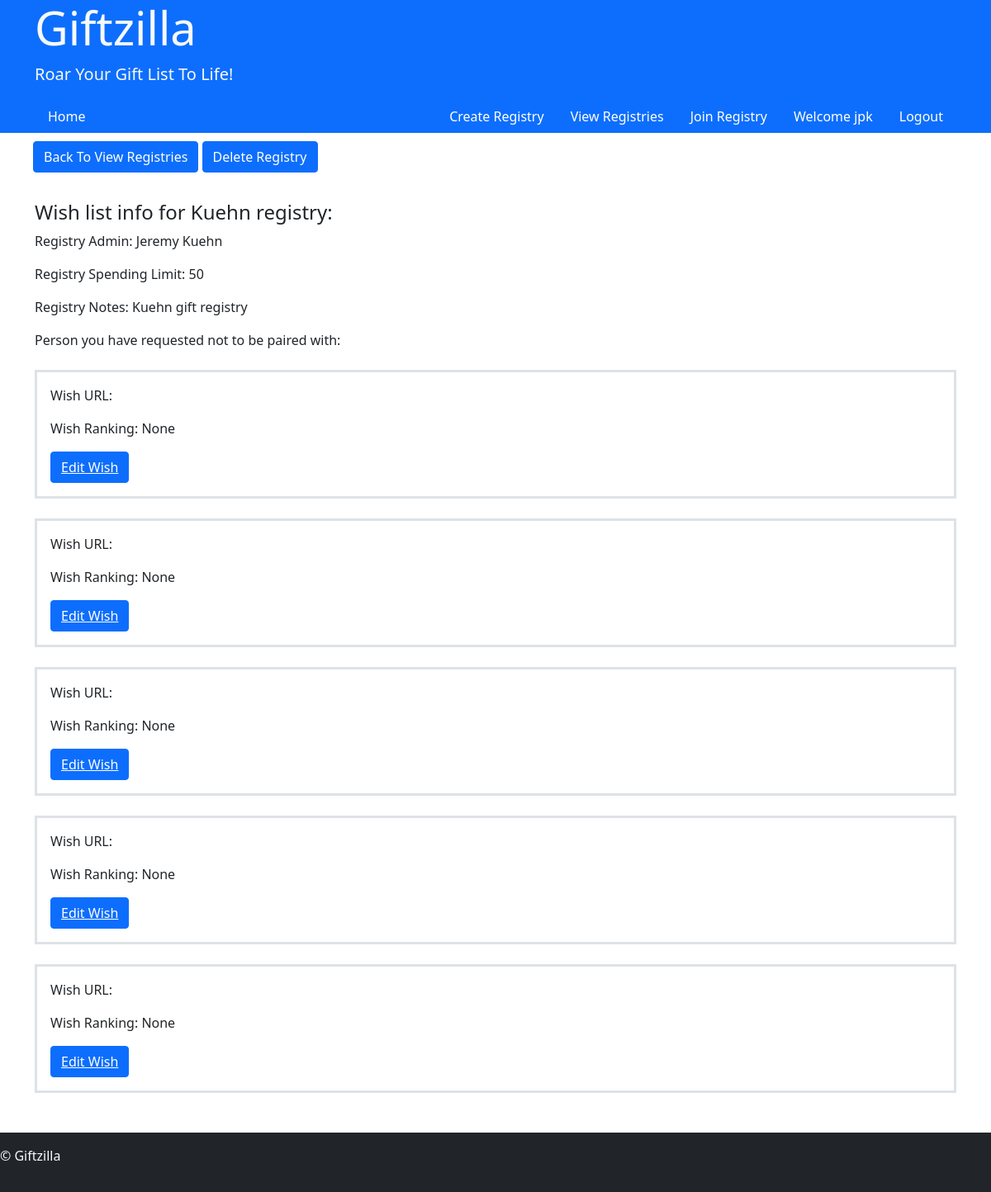
The page /user/AJUQB/1/viewWishList (signed in) on the database as committed earlier.
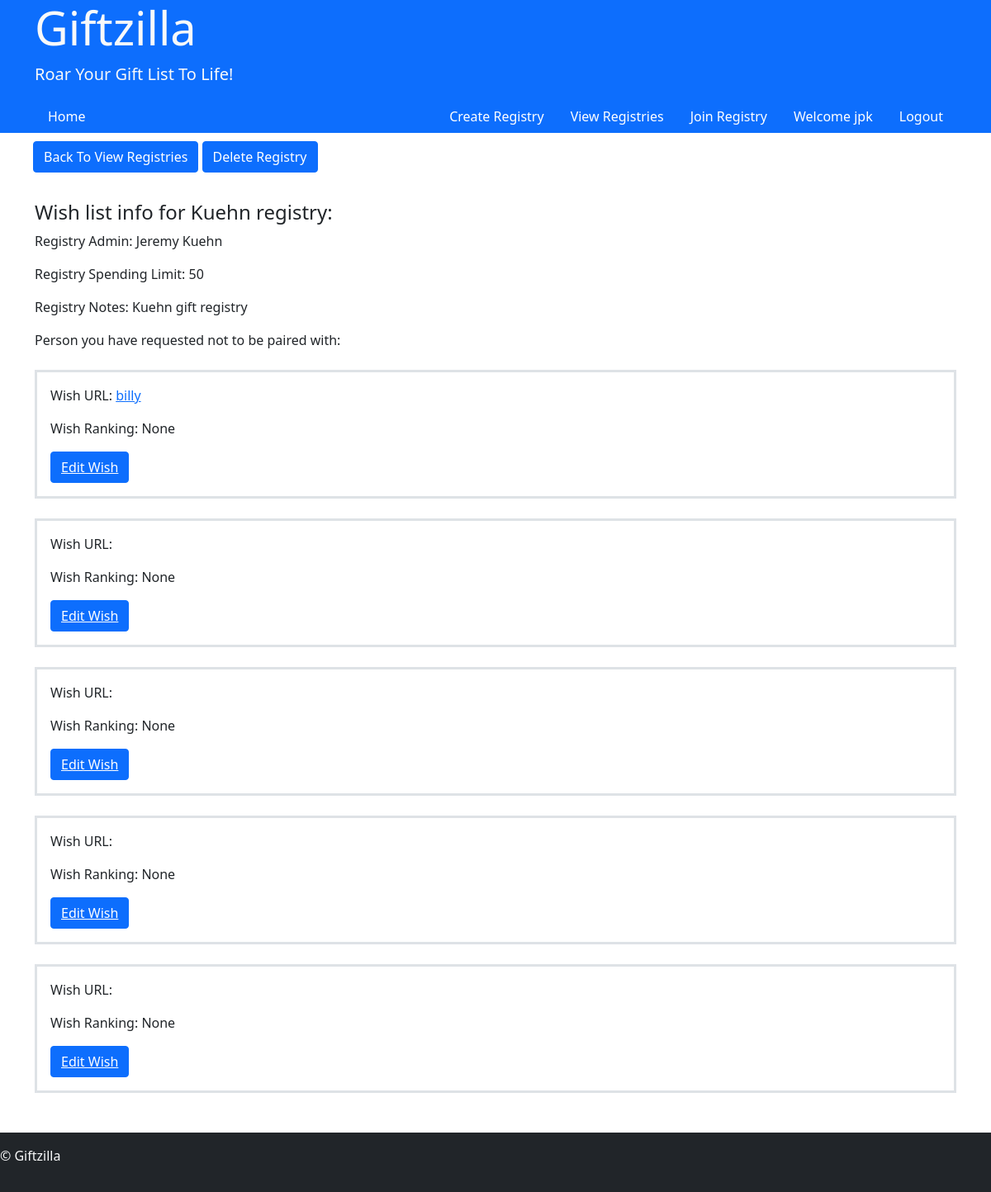
The same page on the database as committed later.
### user/models.py (models this page shows, shortened)
class Gift(models.Model):
    groupPin = models.CharField(max_length=5)
    user = models.ForeignKey(User, on_delete=models.CASCADE)
    giftUrl = models.CharField(max_length=700, blank=True, null=True)
    giftRank = models.CharField(max_length=1, choices=Rank, blank=True, null=True)

### user/views.py (the view)
# urls.py: path("<str:groupPin>/<int:userID>/viewWishList", views.viewWishList, name="viewWishList"),
@login_required
def viewWishList(request, userID, groupPin):
    regDetail =  Registry.objects.get(regPin=groupPin)
    user = User.objects.get(id=userID)
    regWishList = Gift.objects.filter(groupPin=groupPin, user=user)
    noPair = noGive.objects.filter(regPin=groupPin, user=user)
    if request.method == "POST":
        return
    else:
        return render(request, "user/wishlist.html", {
            "regDetail": regDetail,
            "regWishList": regWishList,
            "noPair": noPair
        })

### giftzilla/templates/user/wishlist.html
{% extends 'layout.html' %}
{% block body %}
<div class="container" style="padding: 10px;">
    <a class="btn btn-primary" href="{% url 'user:viewReg' userID=user.id %}">Back To View Registries</a>
    <a class="btn btn-primary" href="{% url 'user:userRegDelete' userID=user.id groupPin=regDetail.regPin %}">Delete Registry</a>
</div>
<div class="container">
    <h4 class="mt-4">Wish list info for {{ regDetail.regName }} registry:</h4>
    <p>Registry Admin: {{ regDetail.admin.first_name }}  {{ regDetail.admin.last_name }}</p>
    <p>Registry Spending Limit: {{ regDetail.spendLimit }}</p>
    <p>Registry Notes: {{ regDetail.notes }}</p>
    <p>Person you have requested not to be paired with: {{ noPair.0.noGift.first_name }} {{ noPair.0.noGift.last_name }}</p>
</div>
<div class="container mt-4">
    {% for wish in regWishList %}
    <div class="border border-3 p-3 mb-4">
        <p>Wish URL: <a target="_blank" href="{{ wish.giftUrl }}">{{ wish.giftUrl }}</a></p>
        <p>Wish Ranking: {{ wish.giftRank }}</p>
        <button class="btn btn-primary"><a style="color: white;" href="{% url 'user:wishEdit' wishID=wish.id %}">Edit Wish</a></button>
    </div>
    {% endfor %}
</div>
{% endblock %}

Rows that differ between the two databases and show on the page:
removed Gift: giftRank "None"
added Gift: giftUrl "billy", giftRank "None"
